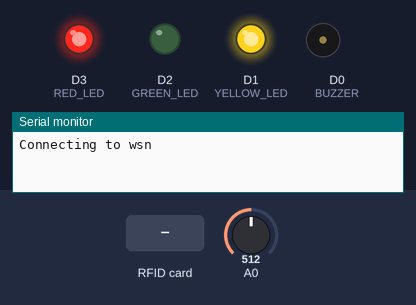
Simulated run of this sketch. Board: ESP8266 (NodeMCU). Shown: output pins drawn as LEDs (lit = HIGH), buzzer (waves = sounding, pin HIGH), the last lines printed to the serial monitor. The inputs (shaded band) are chosen by the test bench; at power-on: A0 = 512. WiFi joins after 1.5 s; servers stay silent unless stated; network time is answered at once with the bench clock; the local clock reads 2024-03-15 10:24:30 at power-on unless the sketch sets it; random numbers use the default seed unless the sketch sets one; no MQTT or app messages arrive unless stated.

Above: at 1.3 s.
At 4.2 s:
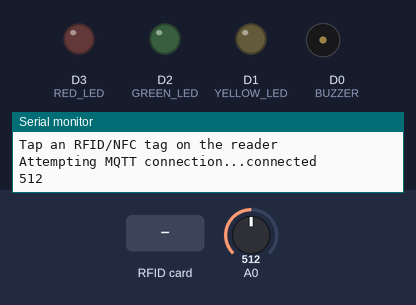
4.3 s: RFID card 5E 7A 19 C4 held to the reader
At 4.88 s:
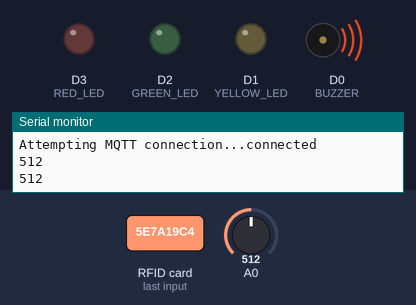
Timing chart, 0 to 7.3 s (numbered marks = the images above; inputs shaded):
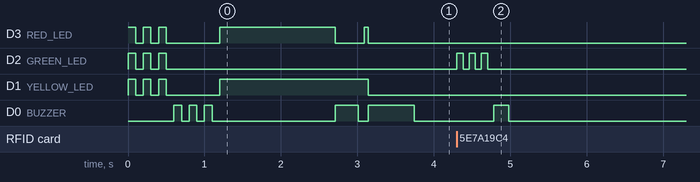

Measured:
- after the input at 4.3 s, D2 (GREEN_LED): alternates HIGH for 0.08 s and LOW for 0.08 s, 6 changes in all, then stays LOW, starting at once; D0 (BUZZER): LOW → HIGH after 0.48 s, → LOW 0.20 s later

The sketch:

nfc_mqtt.ino
```cpp
#include <ESP8266WiFi.h>
#include <PubSubClient.h>
#include <ArduinoJson.h>
#include <SPI.h>
#include <MFRC522.h>
#include <NTPClient.h>
#include <WiFiUdp.h>
#include <TimeLib.h>

// WiFi credentials
const char* ssid = "wsn";
const char* password = "StrongP@ss";

// MQTT broker
const char* mqtt_server = "134.209.109.140";
const int mqtt_port = 1883;

// Define your machine ID here
#define MACHINE_ID "M020"

// MQTT and WiFi setup
WiFiClient espClient;
PubSubClient client(espClient);

// LED pins
#define RED_LED D3
#define YELLOW_LED D1
#define GREEN_LED D2

// Buzzer pin
#define BUZZER D0

// RFID pins
#define SS_PIN  D8
#define RST_PIN D4

MFRC522 rfid(SS_PIN, RST_PIN);

// NTP and time
WiFiUDP ntpUDP;
NTPClient timeClient(ntpUDP, "pool.ntp.org", 0, 60000); // UTC, 60s update

#define CURRENT_READ_INTERVAL 500
#define CURRENT_READINGS_PER_MIN (60000 / CURRENT_READ_INTERVAL)
short currentReadings[CURRENT_READINGS_PER_MIN];
short currentIndex = 0;
unsigned long lastCurrentRead = 0;
unsigned long lastCurrentPublish = 0;

String loggedInEmployeeId = "";

void buzzerBeep(short buzzerDuration = 300) {
  digitalWrite(BUZZER, HIGH);
  delay(buzzerDuration);
  digitalWrite(BUZZER, LOW);
}

void setup() {
  Serial.begin(9600);
  initLEDs();
  initBuzzer();
  digitalWrite(RED_LED, HIGH);
  digitalWrite(YELLOW_LED, HIGH);

  setup_wifi();
  digitalWrite(RED_LED, LOW);
  buzzerBeep();
  client.setServer(mqtt_server, mqtt_port);

  SPI.begin();
  rfid.PCD_Init();
  Serial.println("Tap an RFID/NFC tag on the reader");

  timeClient.begin();
  timeClient.update();
}

void loop() {
  if (!client.connected()) {
    reconnect();
  }
  client.loop();

  timeClient.update();

  // --- Current Sense Logic ---
  unsigned long now = millis();
  if (now - lastCurrentRead >= CURRENT_READ_INTERVAL) {
    lastCurrentRead = now;
    if (currentIndex < CURRENT_READINGS_PER_MIN) {
      short current_sensor_value = analogRead(A0);
      currentReadings[currentIndex++] = current_sensor_value;
      Serial.println(current_sensor_value);
    }
  }

  if (now - lastCurrentPublish >= 60000) { // 1 minute
    lastCurrentPublish = now;
    String timestamp = getTimestamp();
    publishCurrentArray(timestamp.c_str(), MACHINE_ID, loggedInEmployeeId.c_str());
    currentIndex = 0; // reset for next minute
  }
  // --- End Current Sense Logic ---

  if (rfid.PICC_IsNewCardPresent() && rfid.PICC_ReadCardSerial()) {
    flashGreenLED();
    buzzerBeep(200);
    String cardID = "";
    for (byte i = 0; i < rfid.uid.size; i++) {
      if (rfid.uid.uidByte[i] < 0x10) cardID += "0";
      cardID += String(rfid.uid.uidByte[i], HEX);
    }
    cardID.toUpperCase();

    Serial.print("Card ID (Hex): ");
    Serial.println(cardID);

    // Store employee ID if it starts with 'E'
    if (cardID.startsWith("E")) {
      loggedInEmployeeId = cardID;
      Serial.println("Logged in employee: " + loggedInEmployeeId);
    }
    else{
      String timestamp = getTimestamp();

      publishBundle(timestamp.c_str(), cardID.c_str(), MACHINE_ID, MACHINE_ID);
    }


    rfid.PICC_HaltA();
    rfid.PCD_StopCrypto1();
  }
}

void setup_wifi() {
  delay(10);
  Serial.println();
  Serial.printf("Connecting to %s\n", ssid);

  WiFi.begin(ssid, password);
  while (WiFi.status() != WL_CONNECTED) {
    delay(500);
    Serial.print(".");
  }

  Serial.println("\nWiFi connected");
  Serial.print("IP address: ");
  Serial.println(WiFi.localIP());

}

void reconnect() {
  while (!client.connected()) {
    digitalWrite(YELLOW_LED, HIGH);
    digitalWrite(RED_LED, HIGH);

    Serial.print("Attempting MQTT connection...");
    String clientId = "ESP8266Client-" + String(random(0xffff), HEX);
    if (client.connect(clientId.c_str())) {
      Serial.println("connected");
    } else {
      Serial.print("failed, rc=");
      Serial.print(client.state());
      Serial.println(" retrying in 5 seconds");
      delay(5000);
    }
  }
  digitalWrite(YELLOW_LED, LOW);
  digitalWrite(RED_LED, LOW);
  buzzerBeep(600);
}

void publishBundle(const char* timestamp, const char* id, const char* machineId, const char* employeeId) {
  StaticJsonDocument<256> doc;
  doc["time"] = timestamp;
  doc["id"] = id;
  doc["machineId"] = machineId;
  doc["employeeId"] = employeeId;

  char buffer[256];
  serializeJson(doc, buffer);
  client.publish("bundle", buffer);
  Serial.println("Published to bundle: " + String(buffer));
}

void publishCurrentArray(const char* timestamp, const char* machineId, const char* employeeId) {
  StaticJsonDocument<2048> doc; // Sufficient for 120 readings

  doc["timestamp"] = timestamp;
  doc["machineId"] = machineId;
  doc["employeeId"] = employeeId;

  JsonArray arr = doc.createNestedArray("current");
  for (int i = 0; i < currentIndex; i++) {
    arr.add(currentReadings[i]);
  }

  char buffer[2048];
  size_t n = serializeJson(doc, buffer, sizeof(buffer));
  client.publish("CurrentSense", buffer, n);
  Serial.println("Published to CurrentSense: " + String(buffer));
}

void initLEDs() {
  pinMode(RED_LED, OUTPUT);
  pinMode(YELLOW_LED, OUTPUT);
  pinMode(GREEN_LED, OUTPUT);

  for (int i = 0; i < 3; i++) {
    digitalWrite(RED_LED, HIGH);
    digitalWrite(YELLOW_LED, HIGH);
    digitalWrite(GREEN_LED, HIGH);
    delay(100);
    digitalWrite(RED_LED, LOW);
    digitalWrite(YELLOW_LED, LOW);
    digitalWrite(GREEN_LED, LOW);
    delay(100);
  }
}

void initBuzzer() {
  pinMode(BUZZER, OUTPUT);

  for (int i = 0; i < 3; i++) {
    digitalWrite(BUZZER, HIGH);
    delay(100);
    digitalWrite(BUZZER, LOW);
    delay(100);
  }
}

// Helper to zero-pad integers
String twoDigits(int number) {
  if (number < 10) return "0" + String(number);
  return String(number);
}

String getTimestamp() {
  time_t rawTime = timeClient.getEpochTime();
  struct tm * timeinfo = gmtime(&rawTime);

  // Estimate microseconds from micros()
  unsigned long micro = micros() % 1000000;

  char timestamp[32];
  snprintf(timestamp, sizeof(timestamp), "%04d-%02d-%02d %02d:%02d:%02d.%06lu",
           timeinfo->tm_year + 1900,
           timeinfo->tm_mon + 1,
           timeinfo->tm_mday,
           timeinfo->tm_hour,
           timeinfo->tm_min,
           timeinfo->tm_sec,
           micro);

  return String(timestamp);
}

void flashGreenLED() {
  for (int i = 0; i < 3; i++) {
    digitalWrite(GREEN_LED, HIGH);
    delay(80);
    digitalWrite(GREEN_LED, LOW);
    delay(80);
  }
}
```

test.ino
```cpp

```
